Frame 1 (no input): blank canvas, image omitted
Frame 60 (the mouse pressed at the canvas centre just before this capture): blank canvas, image omitted
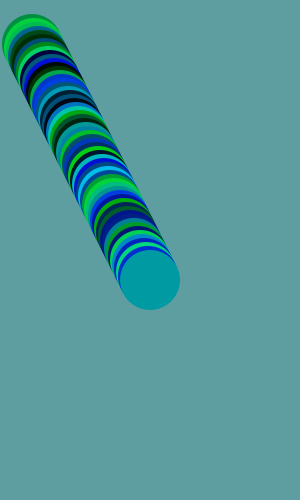
Frame 120 (the mouse held since frame 60 and released just before this capture)

The Processing sketch whose frames 1 and 60 were blank and that drew this single picture after the mouse press (run headless with seeded random() and noise(); from frame 60 on, the mouse is pressed at the canvas centre):

// Processing sketch: processing_72349
// ── processing_72349.pde

//Cari Hume
//Creative Computing, Friday, Fall 2012
//September 28
//Bouncing Ball Code

int circle_x=30;
int circle_y=40;
int circle_radius=30;
int circle_x_speed=2;
int circle_y_speed=4;
Boolean move_circle = false;

void setup() {
  size(300, 500);
  background(95, 158, 160);
};

void draw() {

  fill(173, 216, 230, 0);
  noStroke();
  rect (0, 0, width, height);
  if (mousePressed == true){
  move_circle = true;
  }
  if(move_circle==true){
  //if(mouseX < 100) {
  circle_x = circle_x + circle_x_speed;
  circle_y+=circle_y_speed;

  println(circle_x);
  //draw an ellipse that will move
  noStroke();
  fill( random(0), random(220), random(255) );
  ellipse(circle_x, circle_y, circle_radius*2, circle_radius*2); 
  //now tell it where to go!
  //if it reaches an edge, change direction...
  //if circle_x reaches width (of the screen, 500)
  if ((circle_x > width - 30) || (circle_x < 0 +30)) {
    //change direction 
    circle_x_speed = circle_x_speed = -circle_x_speed;
    //or circle_speed = *-1;
  }
  //now to do the y-axis!
  if ((circle_y > height - 30) || (circle_y < 0 +30)) {
    //change direction 
    circle_y_speed = circle_y_speed = -circle_y_speed;
  }

}
  }
